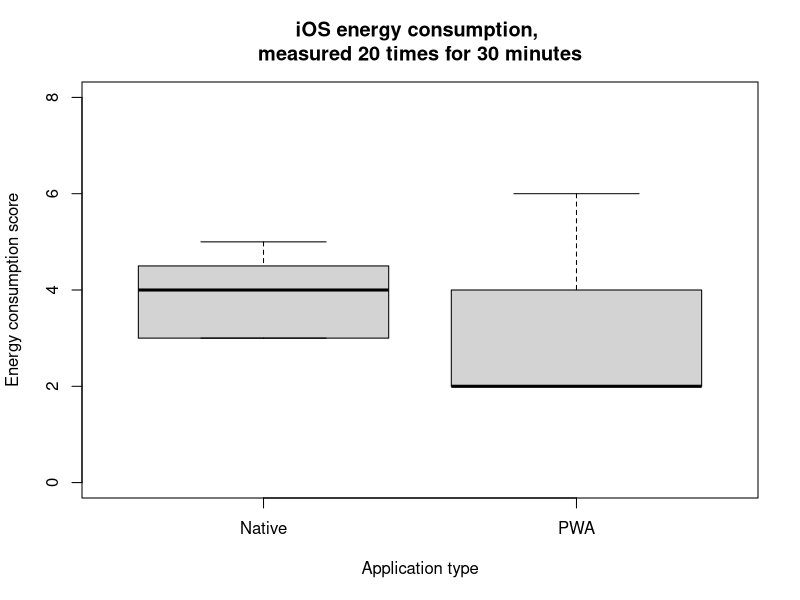

Here is the R script that generated this plot:
CONFIDENCE = 0.01;

# values are given by a score between 0 and 20 and measured for 30 minutes
ios_native_values = c(5,4,5,5,3,3,4,4,4,3,
                      4,4,4,3,3,4,3,5,4,5);
ios_pwa_values =    c(5,3,3,2,6,2,5,4,2,2,
                      2,2,2,4,2,2,2,5,2,3);

# For p > 0.05 accept H0 that means are equal
ttest = t.test(ios_native_values, ios_pwa_values);
wtest = wilcox.test(ios_native_values, ios_pwa_values, exact = FALSE);
kstest = ks.test(ios_native_values, ios_pwa_values, exact = FALSE)

normality_native = shapiro.test(ios_native_values);
normality_pwa = shapiro.test(ios_pwa_values);

boxplot(ios_native_values, ios_pwa_values,
        names=c("Native", "PWA"), 
        main="iOS energy consumption, \nmeasured 20 times for 30 minutes",
        xlab="Application type", ylab="Energy consumption score", ylim=c(0,8))

if(normality_native$p.value > CONFIDENCE && normality_pwa$p.value > CONFIDENCE){
  print("The data is normally distributed")
}else{
  print(sprintf("The data is not normally distributed: native p=%f, pwa p=%f", normality_native$p.value, normality_pwa$p.value))
}

if(ttest$p.value > CONFIDENCE){
  print("t-test: Energy consumption for PWA and Native is similar")
}else{
  print(sprintf("t-test: Energy consumption for PWA and Native differs, p=%f", ttest$p.value))
}

if(wtest$p.value > CONFIDENCE){
  print("Wilcox: Energy consumption for PWA and Native is similar")
}else{
  print(sprintf("Wilcox: Energy consumption for PWA and Native differs, p=%f", wtest$p.value))
}

if (kstest$p.value > CONFIDENCE){
  print(sprintf("Kolmogorov: The average energy consumption of PWAs and Native apps does not differ, p-value: %f", kstest$p.value))
}else{
  print(sprintf("Kolmogorov: The average energy consumption of PWAs and Native apps does differ, p-value: %f", kstest$p.value))
}

# qqnorm(ios_native_values, main="Q-Q Plot Energy Consumption \nNative iOS Implementation")
# qqline(ios_native_values, col='red')

# qqnorm(ios_pwa_values, main="Q-Q Plot Energy Consumption \nPWA iOS Implementation")
# qqline(ios_pwa_values, col='red')
